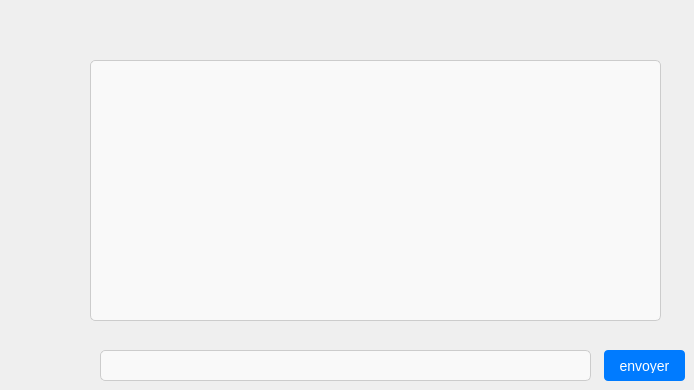
      <widget class="QWidget" name="page_10">
       <widget class="QPushButton" name="pushButtonSend">
        <property name="geometry">
         <rect>
          <x>604</x>
          <y>350</y>
          <width>81</width>
          <height>31</height>
         </rect>
        </property>
        <property name="styleSheet">
         <string notr="true">QPushButton {
    background-color: #007bff; /* Bleu uniforme */
    border: none; /* Sans bordure */
    color: white; /* Texte blanc */
    padding: 8px 16px; /* Espacement interne */
    border-radius: 4px; /* Coins légèrement arrondis */
    font-size: 14px; /* Taille de la police */
}</string>
        </property>
        <property name="text">
         <string>envoyer</string>
        </property>
       </widget>
       <widget class="QLineEdit" name="lineEditChatInput">
        <property name="geometry">
         <rect>
          <x>100</x>
          <y>350</y>
          <width>491</width>
          <height>31</height>
         </rect>
        </property>
        <property name="styleSheet">
         <string notr="true">QLineEdit {
    border: 1px solid #ccc;           /* Bordure gris clair */
    border-radius: 5px;              /* Coins arrondis */
    padding: 5px 10px;               /* Espacement interne */
    background-color: #f9f9f9;       /* Couleur de fond légère */
    color: #333;                      /* Couleur du texte */
    font-family: Arial, sans-serif;  /* Police du texte */
    font-size: 14px;                 /* Taille de la police */
}

QLineEdit:focus {
    border: 1px solid #0078d4;       /* Bordure bleue lorsqu'en focus */
    background-color: #fff;          /* Couleur de fond blanche en focus */
    outline: none;                   /* Supprimer le contour par défaut */
}
</string>
        </property>
       </widget>
       <widget class="QTextEdit" name="textEditChatHistory">
        <property name="geometry">
         <rect>
          <x>90</x>
          <y>60</y>
          <width>571</width>
          <height>261</height>
         </rect>
        </property>
        <property name="styleSheet">
         <string notr="true">QTextEdit {
    border: 1px solid #ccc;          /* Bordure gris clair */
    border-radius: 5px;             /* Coins arrondis */
    padding: 10px;                  /* Espacement interne */
    background-color: #f9f9f9;      /* Couleur de fond légère */
    color: #333;                     /* Couleur du texte */
    font-family: Arial, sans-serif; /* Police du texte */
    font-size: 14px;                /* Taille de la police */
}

QTextEdit:focus {
    border: 1px solid #0078d4;      /* Bordure bleue lorsqu'en focus */
    background-color: #fff;         /* Couleur de fond blanche en focus */
}
</string>
        </property>
       </widget>
      </widget>
